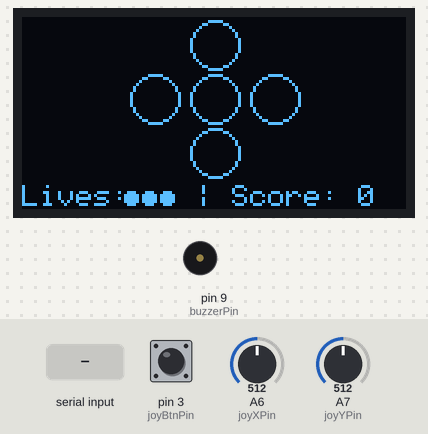
A sketch run on a simulated Arduino Nano, built with avr-gcc and run on an emulated ATmega328P. On the bench: 128×64 one-colour display, buzzer (waves = sounding). The test bench sets the inputs (shaded band); at power-on: A6 (joyXPin) = 512, pin 3 (joyBtnPin) HIGH, A7 (joyYPin) = 512. What the sketch prints to the serial monitor is not drawn.

Above: at 3.2 s.
3.3 s: A6 (joyXPin) set to 179
4.8 s: A6 (joyXPin) set to 156
At 5.1 s:
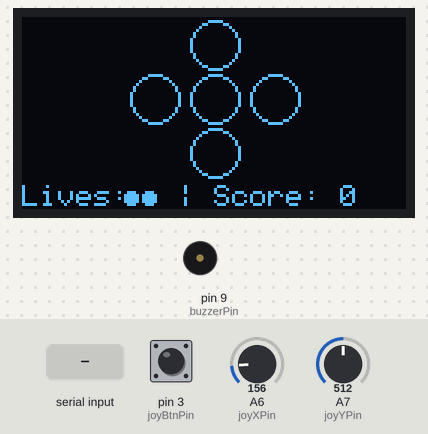
6.3 s: "0\n" received over Serial
At 7.7 s:
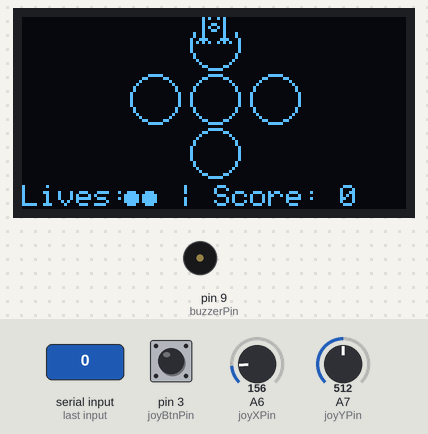
8.0 s: "2\n" received over Serial
At 9.0 s:
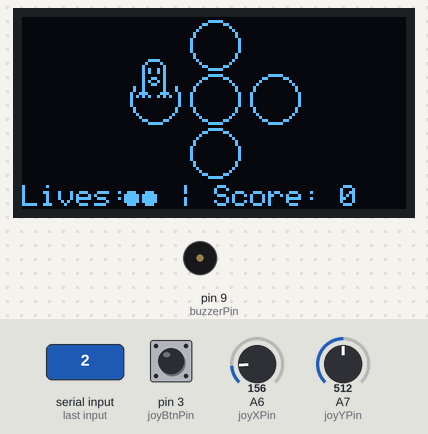
Timing chart, 0 to 10.7 s (numbered marks = the images above; inputs shaded):
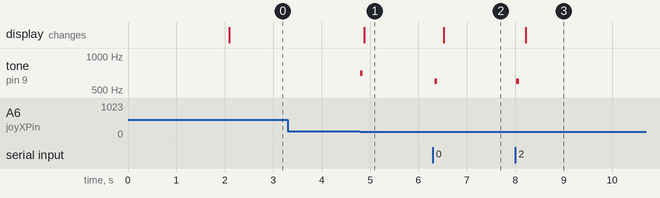

Measured:
- the behaviour switches between 163 and 162 on A6 (joyXPin) (found by bisection; images 0 and 1)
- after the input at 3.3 s, every drawn part: stays the same
- after the input at 4.8 s, tone on pin 9 (buzzerPin): silent → 700 Hz at once, → silent 0.05 s later; the display: changes after 0.08 s (image 1)
- after the input at 6.3 s, tone on pin 9 (buzzerPin): silent → 600 Hz at once, → silent 0.06 s later; the display: changes after 0.23 s (image 2)
- after the input at 8.0 s, tone on pin 9 (buzzerPin): silent → 600 Hz at once, → silent 0.06 s later; the display: changes after 0.22 s (image 3)

The sketch:

whack_a_mole.ino
```cpp
#include <Wire.h>
#include <Adafruit_GFX.h>
#include <Adafruit_SSD1306.h>

// ---------------------------
// Arduino Mole - Joystick Edition (Quantum Input)
// ---------------------------

// OLED settings
#define SCREEN_WIDTH 128
#define SCREEN_HEIGHT 64
#define OLED_RESET -1
#define SCREEN_ADDRESS 0x3C
Adafruit_SSD1306 display(SCREEN_WIDTH, SCREEN_HEIGHT, &Wire, OLED_RESET);

// Buzzer
const int buzzerPin = 9;

// Joystick Pins
const int joyXPin = A6;
const int joyYPin = A7;
const int joyBtnPin = 3;

// Mole Definitions
const int moleX[5] = {64, 64, 44, 84, 64};
const int moleY[5] = {9, 45, 27, 27, 27};

// Game variables
unsigned long nextMoleSpawnDelay = 900; // base delay before next mole
int activeMole = -1;
int score = 0;
int lives = 3;
unsigned long moleSpawnTime = 0;
unsigned long moleVisibleDuration = 900;
int animYOffset = 0;
bool isAnimating = false;
bool isPopUp = true;
int animFrame = 0;
bool inputLock = false; // Requires return to center before next input

// ---------------------------
// Mole bitmap
// ---------------------------
const unsigned char epd_bitmap_pixilart_drawing [] PROGMEM = {
    0x00, 0x00, 0x00, 0x00, 0x00, 0x00, 0x03, 0xc0,
    0x04, 0x20, 0x08, 0x10, 0x0a, 0x50, 0x0a, 0x50,
    0x08, 0x10, 0x09, 0x90, 0x0a, 0x50, 0x09, 0x90,
    0x08, 0x10, 0x08, 0x10, 0x1c, 0x38, 0x2a, 0x54
};

// ---------------------------
// Buzzer
// ---------------------------
void beep(int freq, int durationMs) {
  tone(buzzerPin, freq, durationMs);
  delay(durationMs);
  noTone(buzzerPin);
}

void playButtonBeep() { beep(700, 50); }
void playMoleSpawnBeep() { beep(600, 60); }
void playLoseBeep() { beep(250, 250); }

// ---------------------------
// Input helpers
// ---------------------------
int checkInputs() {
  int rawX = analogRead(joyXPin);
  int rawY = analogRead(joyYPin);
  int btnVal = digitalRead(joyBtnPin);

  int diffX = rawX - 512;
  int diffY = rawY - 512;
  int absX = abs(diffX);
  int absY = abs(diffY);
  int threshold = 350;

  bool isCentered = (absX < threshold && absY < threshold && btnVal == HIGH);
  if (isCentered) { inputLock = false; return -1; }
  if (inputLock) return -1;

  inputLock = true;
  if (btnVal == LOW) return 4;
  if (absX > absY) return (diffX < 0 ? 1 : 0);
  else return (diffY < 0 ? 2 : 3);
}

// ---------------------------
// Setup
// ---------------------------
void setup() {
  Serial.begin(9600);
  if (!display.begin(SSD1306_SWITCHCAPVCC, SCREEN_ADDRESS)) while(1);
  display.clearDisplay();
  display.setTextColor(SSD1306_WHITE);
  pinMode(joyBtnPin, INPUT_PULLUP);
  pinMode(buzzerPin, OUTPUT);

  startScreen();
}

// ---------------------------
// Start screen
// ---------------------------
void startScreen() {
  display.clearDisplay();
  display.setTextSize(2);
  display.setCursor(20,10); display.println("Quantum");
  display.setCursor(44,32); display.println("Mole");
  display.setTextSize(1);
  display.setCursor(30,55); display.println("Move Joystick!");
  display.display();
  delay(2000);
  display.clearDisplay();
}

// ---------------------------
// Draw lives + score
// ---------------------------
void drawLivesAndScore() {
  display.setTextSize(1);
  display.setCursor(0,56);
  display.print("Lives:");
  int heartStartX = 36;
  for(int i=0;i<lives;i++) display.fillCircle(heartStartX + i*6, 60, 2, SSD1306_WHITE);
  display.setCursor(heartStartX + lives*6 + 4, 56);
  display.print("| Score: "); display.print(score);
}

// ---------------------------
// Draw mole
// ---------------------------
void drawBitmapMole(int x, int yBase, int yOffset, int frame) {
  int w = 16, h = 16;
  if(isPopUp){
    if(frame==0){w=20; h=12;}
    if(frame==1||frame==2){w=16; h=18;}
  }else{
    if(frame==0||frame==1){w=16; h=18;}
    if(frame==2||frame==3){w=18; h=12;}
  }
  display.fillRect(x-w/2, yBase-yOffset, w, h, SSD1306_BLACK);
  display.drawBitmap(x-8, yBase-yOffset, epd_bitmap_pixilart_drawing, 16, 16, SSD1306_WHITE);
}

void drawMoles() {
  display.clearDisplay();
  drawLivesAndScore();
  for(int i=0;i<5;i++){
    display.drawCircle(moleX[i], moleY[i], 8, SSD1306_WHITE);
    if(i==activeMole) drawBitmapMole(moleX[i], moleY[i], animYOffset, animFrame);
  }
}

// ---------------------------
// Animate mole
// ---------------------------
void animateMole() {
  if(!isAnimating) return;
  static unsigned long lastFrameTime = 0;
  unsigned long now = millis();
  if(now - lastFrameTime >= 30){
    int step = 16/4;
    animFrame = (animFrame + 1) % 4;
    if(isPopUp){
      animYOffset += step;
      if(animYOffset >= 16){ animYOffset=16; isAnimating=false;}
    } else {
      animYOffset -= step;
      if(animYOffset <=0){ animYOffset=0; isAnimating=false; activeMole=-1;}
    }
    lastFrameTime = now;
  }
}

// ---------------------------
// Game Over
// ---------------------------
void gameOverScreen() {
  display.clearDisplay();
  display.setTextSize(2);
  display.setCursor(14,20); display.println("GAME OVER");
  display.setTextSize(1);
  display.setCursor(44,50); display.print("Score: "); display.print(score);
  display.display();
  playLoseBeep();
  delay(1500);
  score=0; lives=3; activeMole=-1; moleSpawnTime=0; animYOffset=0; isAnimating=false;
  startScreen();
}

// ---------------------------
// Main loop
// ---------------------------
void loop() {
  unsigned long now = millis();

  // ---------------------------
  // Read quantum mole index from Python
  // ---------------------------
 if (Serial.available() > 0) {
    String line = Serial.readStringUntil('\n');
    int mole = line.toInt();
    if(mole >=0 && mole <=4 && mole != activeMole){
        activeMole = mole;
        moleSpawnTime = now;
        isAnimating = true;
        isPopUp = true;
        animYOffset = 0;
        animFrame = 0;
        playMoleSpawnBeep();

        // ---------------------------
        // Adjust game speed based on score
        // ---------------------------
        // After a mole is hit or missed, adjust the delays
        moleVisibleDuration = max(250, 900 - score * 50); // stays visible shorter
        nextMoleSpawnDelay = max(150, 900 - score * 50);  // spawns faster

    }
}


  // ---------------------------
  // Timeout for mole pop-down
  // ---------------------------
  if(activeMole == -1 && now - moleSpawnTime >= nextMoleSpawnDelay) {
    isAnimating = true;
    isPopUp = false;
    animFrame = 0;
}


  animateMole();
  drawMoles();
  display.display();

  // ---------------------------
  // Check inputs
  // ---------------------------
  int input = checkInputs();
  if(input != -1){
    if(input == activeMole) score++;
    else{
      lives--;
      if(lives <=0) gameOverScreen();
    }
    isAnimating=true;
    isPopUp=false;
    animFrame=0;
    playButtonBeep();

    // Send current score to Python
    Serial.print("SCORE:");
    Serial.println(score);

  }
}
```
